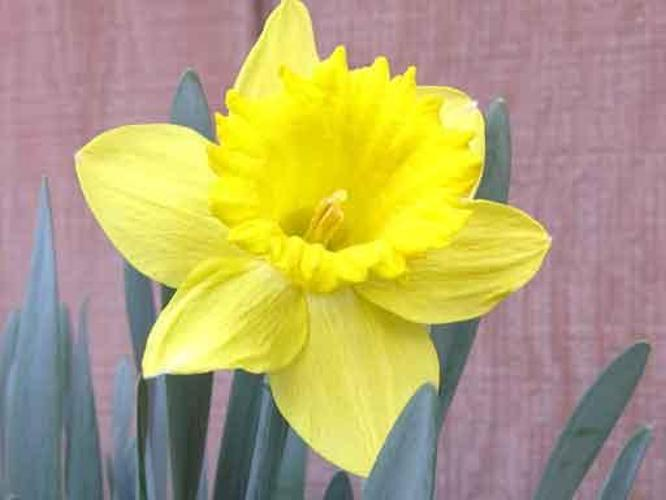
%> input picture object classification/data/Flower1/image_0004.jpg, 666 x 500 px
$ octave --eval "result = sift_hist(rgb2gray(imread('data/Flower1/image_0004.jpg')));"   (GNU Octave 9; MATLAB toolbox functions it lacks are replaced by stand-ins)
%> lines starting %> are read from the running program, lines starting %| are printed output that depends on the picture
### object classification/get_features.m
function [features] = get_features(image, x, y, feature_width)
num_points = size(x,1);
features = zeros(num_points, 128);

gaussian = fspecial('Gaussian');
% filter the image first
im = imfilter(image,gaussian);
% get magnitude and direction
[mags, dirs] = imgradient(image);
mags = imfilter(mags, gaussian);
dirs = imfilter(dirs, gaussian);

[m,n] = size(image);
% constants definition
c_size = feature_width/4;
num_bins = 8;
N = c_size * ones(1,c_size);
% threshold for extracting features
threshold = 0.6;
% iterate through each interest point
for ii = 1:num_points
    tmp = zeros(c_size, c_size, num_bins);
    % beginning and ending of row
    s_row = y(ii,1) - 2*c_size;
    e_row = y(ii,1) + 2*c_size - 1;
    % beginning and ending of column
    s_col = x(ii,1) - 2*c_size;
    e_col = x(ii,1) + 2*c_size - 1;

    if (s_row >= 1 && e_row <= m && s_col >= 1 && e_col <= n)
        % divide 16*16 window into 4*4 quadrant
        dir_cells=mat2cell(dirs(s_row:e_row,s_col:e_col),N,N);
        mag_cells=mat2cell(mags(s_row:e_row,s_col:e_col),N,N);
        for k=1:c_size
            for l=1:c_size
                for r_id=1:c_size
                    for c_id=1:c_size
                        % calculate for 8 bins respectively
                        if (dir_cells{k,l}(r_id,c_id) >= 0)
                            tmp_id = 1 + floor(dir_cells{k,l}(r_id,c_id)/45);
                        else
                            tmp_id = 4 - floor(dir_cells{k,l}(r_id,c_id)/45);
                        end
                        tmp(k,l,tmp_id)=tmp(k,l,tmp_id)+mag_cells{k,l}(r_id,c_id);
                    end
                end
            end
        end
    end
    feature = reshape(tmp,[1,128]);
    % normalize
    feature = feature ./norm(feature);
    feature = feature .* (feature <= threshold);
    feature = feature ./norm(feature);
    % suggested in literature which can improve performance
    feature = feature.^0.5;
    features(ii,:) = feature;
end


### object classification/sift_hist.m
function [hisc] = sift_hist(I)
%I= rgb2gray(read(flowerImageSet(flower), arrTrainID(45)));

I= imresize(I, 0.5, 'bilinear');
corners = detectHarrisFeatures(I);
[~, valid_corners] = extractFeatures(I, corners);
cornerPoints = valid_corners.selectStrongest(150);% set interest points
point= cornerPoints.Location;
x=point(:,1);
y=point(:,2);
x=int32(x);
y=int32(y);

re=get_features(I, x, y, 16);
hisc=sum(re,1);
%hisc=reshape(re,1,10*128);


%> in sift_hist, `I= imresize(I, 0.5, 'bilinear');`:
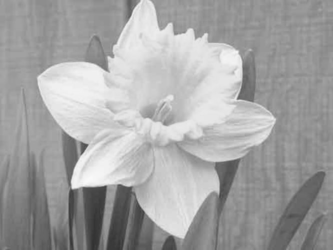
%> I: size 250x333 uint8; min 49, max 249, mean 163.5
%> in sift_hist, `corners = detectHarrisFeatures(I);`: corners = 54 points; strongest (x, y): (88, 146), (73, 188), (239, 99), (106, 187), (84, 189)
%> in sift_hist, `[~, valid_corners] = extractFeatures(I, corners);`: valid_corners = 27 points; strongest (x, y): (88, 146), (73, 188), (239, 99), (106, 187), (84, 189)
%> in sift_hist, `cornerPoints = valid_corners.selectStrongest(150);`: cornerPoints has the same summary as valid_corners
%> in sift_hist, `point= cornerPoints.Location;`: point = 27 rows, first 12: [88 146; 73 188; 239 99; 106 187; 84 189; 132 188; 119 186; 82 153; 82 144; 108 71; 216 164; 164 125]
%> in sift_hist, `x=point(:,1);`: x = 27 values, max 254 at index 14, min 64 at index 23, mean 153.4
%> in sift_hist, `y=point(:,2);`: y = 27 values, max 190 at index 13, min 71 at index 10, mean 137.9
%> in get_features, `num_points = size(x,1);`: num_points = 27
%> in get_features, `features = zeros(num_points, 128);`: features: size 27x128 double; every value is 0
%> in get_features, `[mags, dirs] = imgradient(image);`:
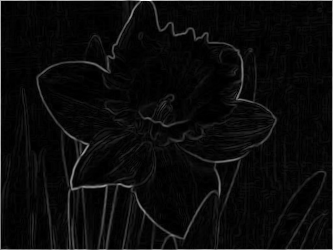
%> mags: size 250x333 double; min 0, max 915.2, mean 41; drawn with min black and max white
%> in get_features, `[mags, dirs] = imgradient(image);`:
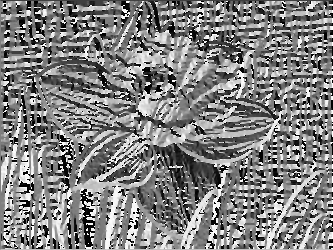
%> dirs: size 250x333 double; min -180, max 179.9, mean 2.7; drawn with min black and max white
%> in get_features, `dirs = imfilter(dirs, gaussian);`:
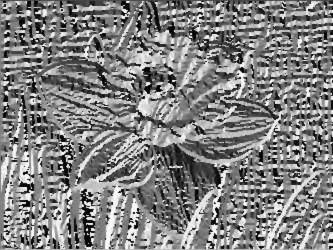
%> dirs: size 250x333 double; min -180, max 178.2, mean 2.7; drawn with min black and max white
%> the loop in get_features, `for ii = 1:num_points` made 27 passes
%> (s_row, e_row, s_col, e_col) on passes 1 to 12: (138, 153, 80, 95), (180, 195, 65, 80), (91, 106, 231, 246), (179, 194, 98, 113), (181, 196, 76, 91), (180, 195, 124, 139), (178, 193, 111, 126), (145, 160, 74, 89), (136, 151, 74, 89), (63, 78, 100, 115), (156, 171, 208, 223), (117, 132, 156, 171)
%> after the loop in get_features, `for ii = 1:num_points`: tmp_id = 5
%> in sift_hist, `re=get_features(I, x, y, 16);`:
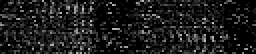
%> re: size 27x128 double (shown 2 times larger); min 0, max 0.786, mean 0.11
%> in sift_hist, `hisc=sum(re,1);`: hisc = 128 values, max 7.91 at index 42, min 0.29 at index 121, mean 2.97
%> `result = sift_hist(rgb2gray(imread('data/Flower1/image_0004.jpg')));`: result has the same summary as hisc in sift_hist

$ run again, on object classification/data/Flower1/image_0005.jpg
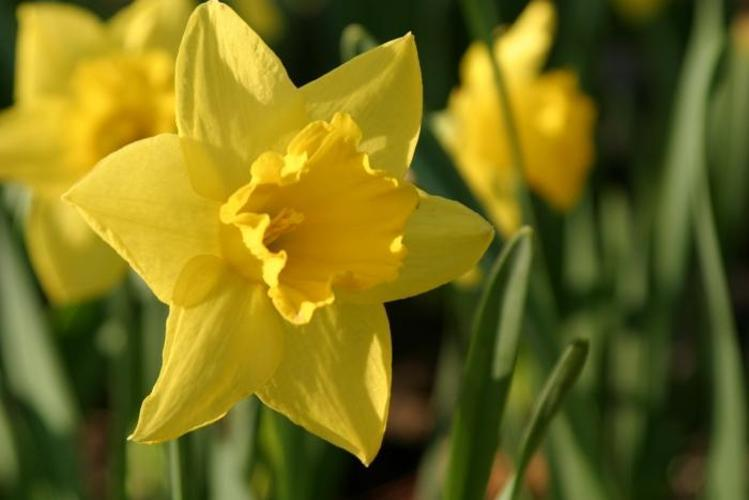
%> input picture object classification/data/Flower1/image_0005.jpg, 749 x 500 px
%> corners = 45 points; strongest (x, y): (206, 17), (184, 233), (111, 1), (150, 44), (65, 220)
%> valid_corners = 29 points; strongest (x, y): (142, 127), (194, 153), (84, 154), (134, 109), (201, 120)
%> cornerPoints has the same summary as valid_corners
%> point = 29 rows, first 12: [142 127; 194 153; 84 154; 134 109; 201 120; 135 144; 138 127; 133 122; 167 150; 158 154; 135 147; 206 84]
%> x = 29 values, max 265 at index 15, min 84 at index 3, mean 162.1
%> y = 29 values, max 170 at index 14, min 61 at index 25, mean 117.5
%> num_points = 29
%> features: size 29x128 double; every value is 0
%> in get_features, `dirs = imfilter(dirs, gaussian);`:
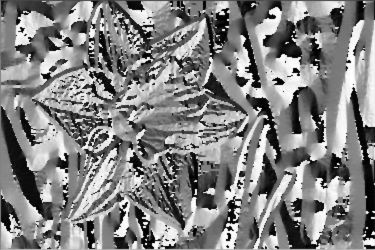
%> dirs: size 250x375 double; min -180, max 178.8, mean 3.4; drawn with min black and max white
%> the loop in get_features, `for ii = 1:num_points` made 29 passes
%> (s_row, e_row, s_col, e_col) on passes 1 to 8: (119, 134, 134, 149), (145, 160, 186, 201), (146, 161, 76, 91), (101, 116, 126, 141), (112, 127, 193, 208), (136, 151, 127, 142), (119, 134, 130, 145), (114, 129, 125, 140)
%> after the loop in get_features, `for ii = 1:num_points`: tmp_id = 2
%> in sift_hist, `re=get_features(I, x, y, 16);`:
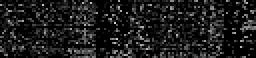
%> re: size 29x128 double (shown 2 times larger); min 0, max 0.827, mean 0.112
%> hisc = 128 values, max 9.09 at index 43, min 0.382 at index 113, mean 3.24
%> result has the same summary as hisc in sift_hist

$ run again, on object classification/data/Flower1/image_0030.jpg
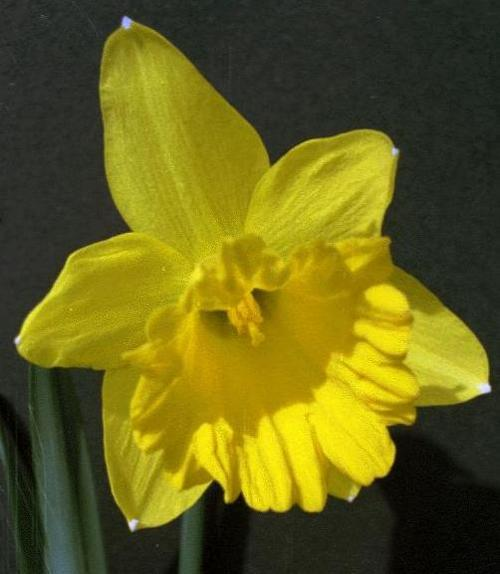
%> input picture object classification/data/Flower1/image_0030.jpg, 500 x 574 px
%> in sift_hist, `I= imresize(I, 0.5, 'bilinear');`:
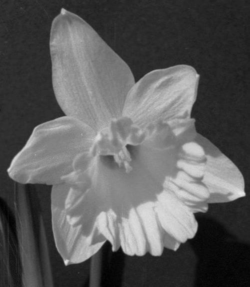
%> I: size 287x250 uint8; min 1, max 232, mean 90.8
%> corners = 52 points; strongest (x, y): (245, 195), (67, 265), (114, 251), (108, 242), (9, 171)
%> valid_corners = 10 points; strongest (x, y): (65, 115), (128, 146), (137, 82), (113, 157), (103, 213)
%> cornerPoints has the same summary as valid_corners
%> point = [65 115; 128 146; 137 82; 113 157; 103 213; 69 217; 72 218; 189 112; 184 147; 81 226]
%> x = [65; 128; 137; 113; 103; 69; 72; 189; 184; 81]
%> y = [115; 146; 82; 157; 213; 217; 218; 112; 147; 226]
%> num_points = 10
%> in get_features, `dirs = imfilter(dirs, gaussian);`:
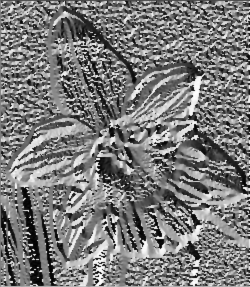
%> dirs: size 287x250 double; min -178.7, max 178.2, mean -5.8; drawn with min black and max white
%> the loop in get_features, `for ii = 1:num_points` made 10 passes
%> (s_row, e_row, s_col, e_col) on passes 1 to 8: (107, 122, 57, 72), (138, 153, 120, 135), (74, 89, 129, 144), (149, 164, 105, 120), (205, 220, 95, 110), (209, 224, 61, 76), (210, 225, 64, 79), (104, 119, 181, 196)
%> after the loop in get_features, `for ii = 1:num_points`: tmp_id = 5
%> hisc = 128 values, max 2.75 at index 90, min 0.0433 at index 114, mean 1.13
%> result has the same summary as hisc in sift_hist

$ run again, on object classification/data/Flower1/image_0035.jpg
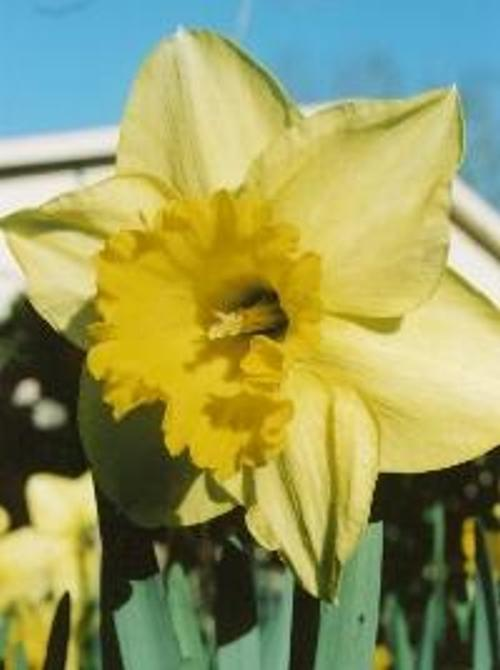
%> input picture object classification/data/Flower1/image_0035.jpg, 500 x 670 px
%> corners = 125 points; strongest (x, y): (34, 297), (158, 297), (191, 238), (45, 238), (186, 261)
%> valid_corners = 51 points; strongest (x, y): (191, 238), (186, 261), (191, 262), (93, 262), (119, 253)
%> cornerPoints has the same summary as valid_corners
%> point = 51 rows, first 12: [191 238; 186 261; 191 262; 93 262; 119 253; 121 252; 116 254; 123 255; 87 228; 79 274; 124 259; 94 225]
%> x = 51 values, max 191 at index 1, min 79 at index 10, mean 118.8
%> y = 51 values, max 276 at index 13, min 96 at index 39, mean 218.1
%> num_points = 51
%> in get_features, `dirs = imfilter(dirs, gaussian);`:
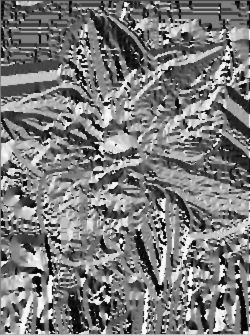
%> dirs: size 335x250 double; min -180, max 178.8, mean -6.8; drawn with min black and max white
%> the loop in get_features, `for ii = 1:num_points` made 51 passes
%> (s_row, e_row, s_col, e_col) on passes 1 to 8: (230, 245, 183, 198), (253, 268, 178, 193), (254, 269, 183, 198), (254, 269, 85, 100), (245, 260, 111, 126), (244, 259, 113, 128), (246, 261, 108, 123), (247, 262, 115, 130)
%> after the loop in get_features, `for ii = 1:num_points`:
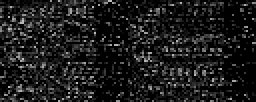
%> features: size 51x128 double (shown 2 times larger); min 0, max 0.763, mean 0.109
%> after the loop in get_features, `for ii = 1:num_points`: tmp_id = 2
%> hisc = 128 values, max 10.36 at index 35, min 0.505 at index 63, mean 5.55
%> result has the same summary as hisc in sift_hist
